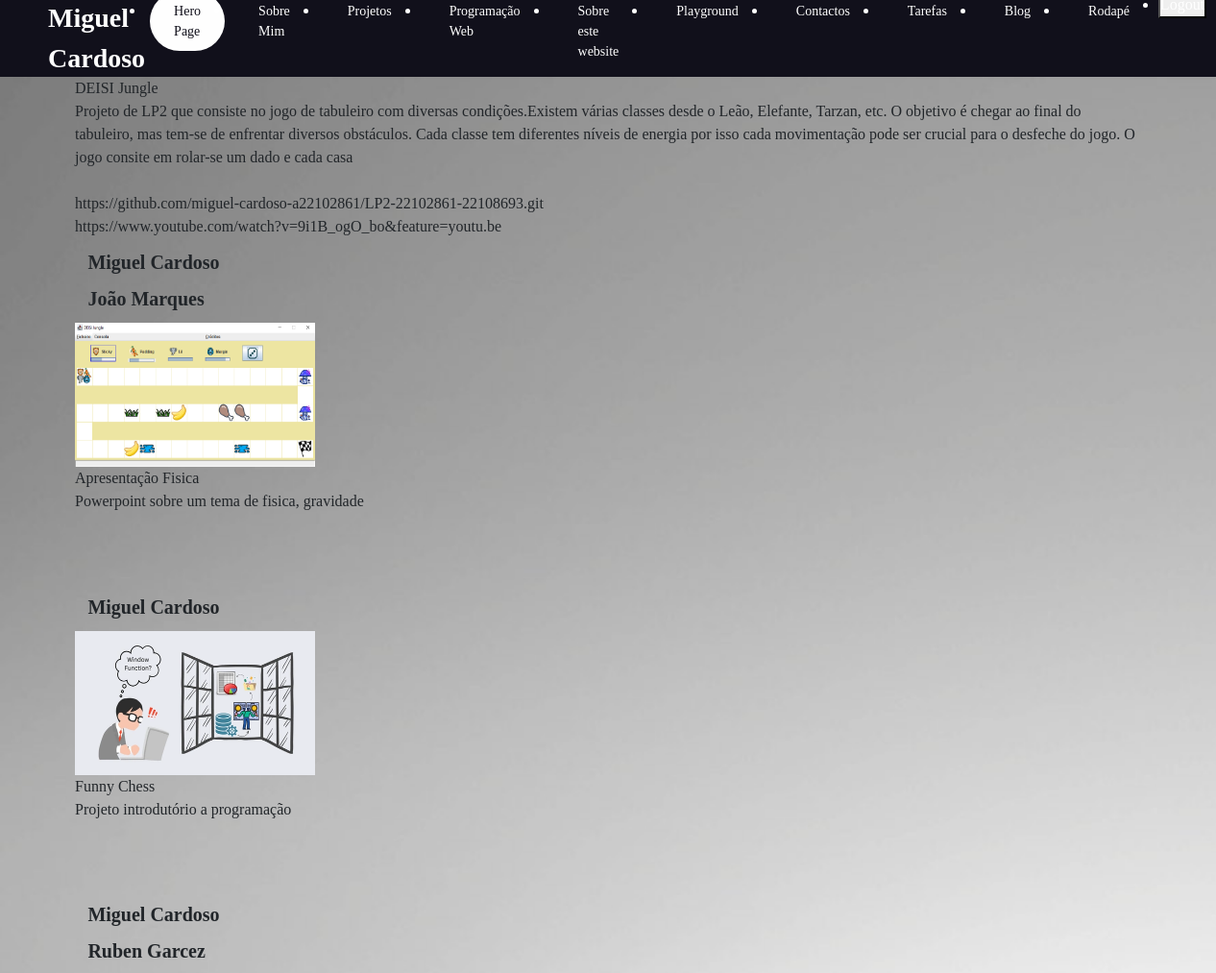
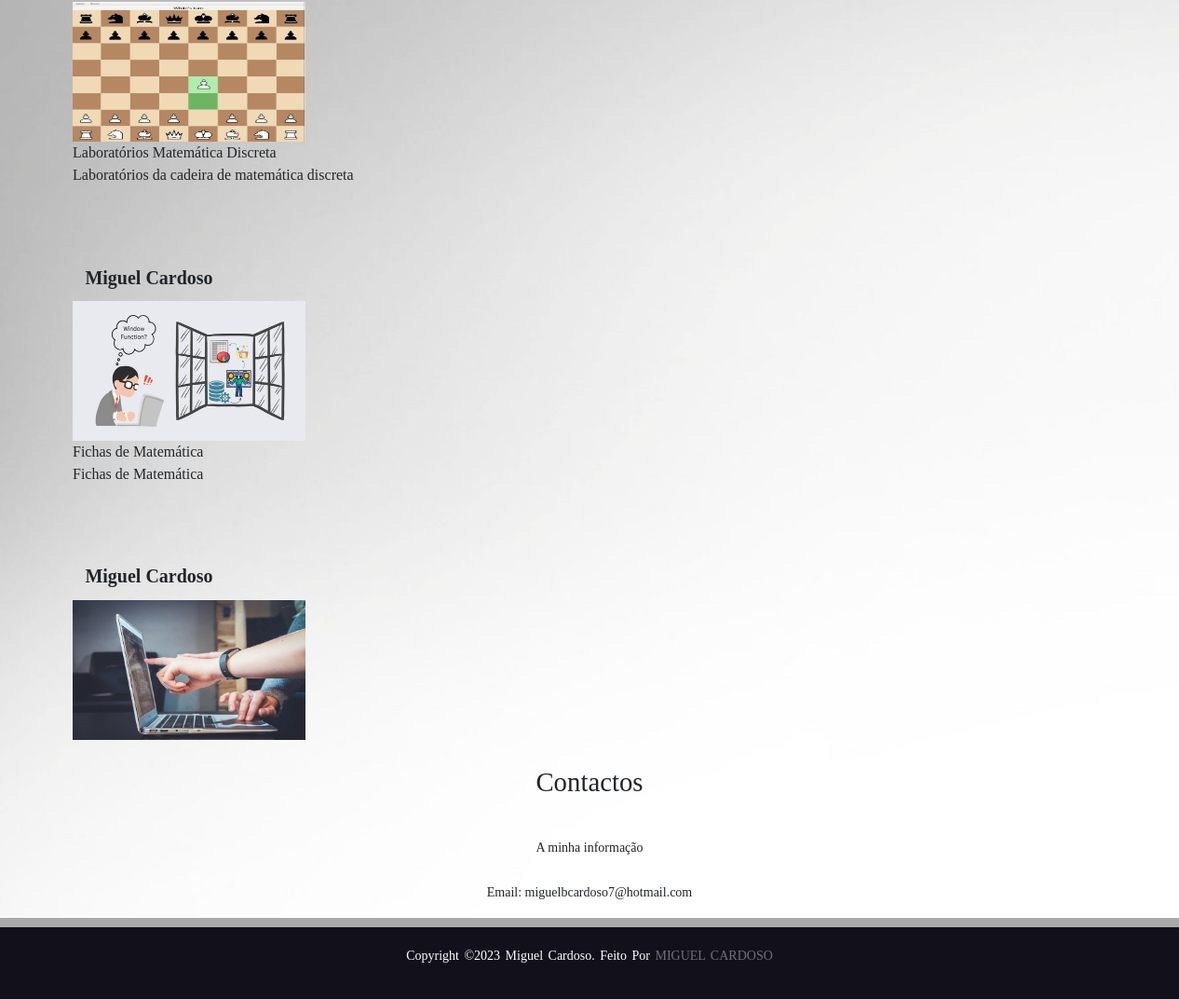
The app's page /projetosPessoais with its own data (2 pictures, top to bottom).
### portfolio/models.py (models this page shows, shortened)
class Projeto(models.Model):
    titulo = models.CharField(max_length=50)
    descricao = models.CharField(max_length=500)
    imagem = models.ImageField(upload_to='images/', blank=True)
    anoRealizacao = models.IntegerField()
    participantes = models.ManyToManyField(Pessoa, related_name='trabalhos')
    linkGithub = models.URLField(max_length=120, blank=True)
    videoYoutube = models.URLField(blank=True)

class Pessoa(models.Model):
    nome = models.CharField(max_length=50)
    linkPaginaLusofona = models.URLField(max_length=200, blank=True)
    linkLinkedIn = models.URLField(max_length=200, blank=True)
    linkAppPortfolio = models.URLField(blank=True)
    def __str__(self):
        return self.nome

### portfolio/views.py (the view)
# urls.py: path('projetosPessoais', views.projetosPessoais_view, name='projetosPessoais'),
def projetosPessoais_view(request):
    projetosPessoais = Projeto.objects.all()
    context = {
        'projetosPessoais': projetosPessoais,
    }
    return render(request, 'portfolio/projetosPessoais.html', context)

### portfolio/templates/portfolio/projetosPessoais.html
{% extends 'portfolio/layout.html' %}
{% block main %}
{% for projetoPessoal in projetosPessoais %}
<div class="container">
    {{ projetoPessoal.titulo}} <br>
    <div class="project">
        <div class="info">
            {{projetoPessoal.descricao}} <br>
            {{ projetoPessoal.anoDeRealizacao}} <br>
            {{ projetoPessoal.linkGithub}} <br>
            {{ projetoPessoal.videoYoutube}} <br>
            {% for participante in projetoPessoal.participantes.all %}
            <h1>{{ participante }}</h1>
            {% endfor %}
            <img src="{{projetoPessoal.imagem.url}}" alt="Projeto LP2" width="250" height="150">
        </div>
    </div>
</div>
{% endfor %}
<div class="footer-content">
    <h3>Contactos</h3>
    <p>A minha informação</p>
    <p>Email: miguelbcardoso7@hotmail.com</p>
    <ul class="socials">
        <li><a href="https://www.instagram.com/miguelbcardoso/"><img src="images/instagram.png"></a></li>
        <li><a href="https://www.linkedin.com/in/miguelbcardoso/"><img src="images/linkedin.png"></a></li>
        <li><a href="https://github.com/miguel-cardoso-a22102861"><img src="images/githubrodape.png"></a></li>
    </ul>
</div>
<footer>
    <div class="footer-bottom" id="footer-bottom">
        <p>copyright &copy;2023 Miguel Cardoso. Feito por <span>Miguel Cardoso</span>
        </p>
    </div>
</footer>
{% load static %}
<link rel="stylesheet" href="{% static 'portfolio/css/laboratorios.css' %}">
{% endblock %}

### portfolio/static/portfolio/css/styles.css (style rules this page uses)
* { box-sizing: border-box; margin: 0; padding: 0; font-family: 'Libre Baskerville', serif; padding: 0; }
@media all and (max-width: 1320px) { h1 { font-size: 0.8rem; } }
@media all and (max-width: 1320px) { h3 { font-size: 0.5rem; } }
@media all and (max-width: 1320px) { p { font-size: 1.4rem; } }
h1 { display: block; font-size: 1.25em; margin-top: 0.67em; margin-bottom: 0.67em; margin-left: 0.67em; margin-right: 0; font-weight: bold; }
h3 { display: block; font-size: 1.17em; margin-top: 1em; margin-bottom: 1em; margin-left: 0; margin-right: 0; font-weight: bold; }
li, a, button { font-family: Libre Baskerville, serif; font-weight: 500; font-size: 16px; color: #fff; text-decoration: none; }
@media only screen and (max-width: 1320px) { footer { position: fixed; bottom: 0; width: 100%; } }
footer { position: absolute; background: darkgray; height: auto; width: 100vw; padding-top: 10px; color: #fff; bottom: 0; left: 0; right: 0; }
.footer-content { display: flex; align-items: center; justify-content: center; flex-direction: column; text-align: center; }
.footer-content h3 { font-size: 1.8rem; font-weight: 400; text-transform: capitalize; }
.footer-content p { max-width: 400px; margin: 10px auto; line-height: 28px; font-size: 14px; }
.socials { list-style: none; display: flex; align-items: center; justify-content: center; margin: 1rem 0 3rem 0; }
.socials li { margin: 0 10px; }
.socials a { text-decoration: none; color: #fff; }
.footer-bottom { background: #11101b; width: auto; padding: 20px 0; text-align: center; }
.footer-bottom p { text-transform: capitalize; font-size: 14px; word-spacing: 2px; text-transform: capitalize; color: white; }
.footer-bottom span { text-transform: uppercase; opacity: .4; font-weight: 200; }

### records on screen
Projeto: titulo "DEISI Jungle", descricao "Projeto de LP2 que consiste no jogo de tabuleiro com diversas condições.Existem várias classes desde o Leão, Elefante, Tarzan, etc. O objetivo é chegar ao final do tabuleiro, mas tem-se de enfrentar diversos obstáculos. Cada classe tem diferentes níveis de energia por isso cada movimentação pode ser crucial para o desfeche do jogo. O jogo consite em rolar-se um dado e cada casa", linkGithub "https://github.com/miguel-cardoso-a22102861/LP2-22102861-22108693.git", videoYoutube "https://www.youtube.com/watch?v=9i1B_ogO_bo&feature=youtu.be", imagem (picture)
Pessoa: nome "Miguel Cardoso"
Pessoa: nome "João Marques"
Projeto: titulo "Apresentação Fisica", descricao "Powerpoint sobre um tema de fisica, gravidade", imagem (picture)
Projeto: titulo "Funny Chess", descricao "Projeto introdutório a programação", imagem (picture)
Pessoa: nome "Ruben Garcez"
Projeto: titulo "Laboratórios Matemática Discreta", descricao "Laboratórios da cadeira de matemática discreta", imagem (picture)
Projeto: titulo "Fichas de Matemática", descricao "Fichas de Matemática", imagem (picture)
